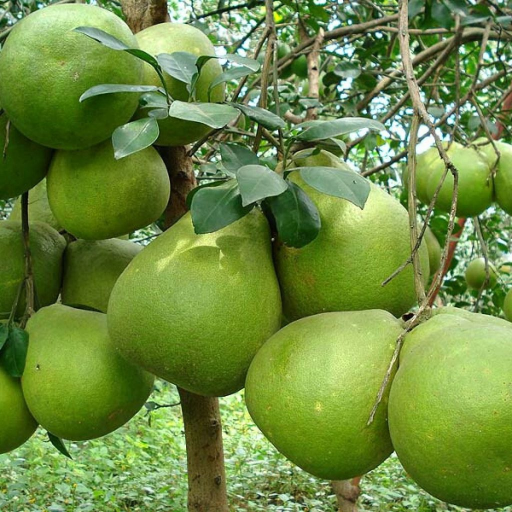
#> input picture test/buoi.jpg, 1024 x 1024 px (shown at 1/2 size)
$ python -i Chapter03.py   (imports and definitions only)   (older library calls are emulated)
#> lines starting #> are read from the running program, lines starting #| are printed output that depends on the picture
#> further down, picture is the input picture: shape (1024, 1024, 3); mean B, G, R 66.1, 138.2, 109.8
import numpy as np
import cv2

L = 256


# [125 lines left out: functions Negative, NegativeColor, Logarit, Power, PiecewiseLinear, Histogram and 1 more, not called in this run]


def HistEqualColor(imgin):
    # opencv: BGR
    # pillow: RGB
    b = imgin[:, :, 0]
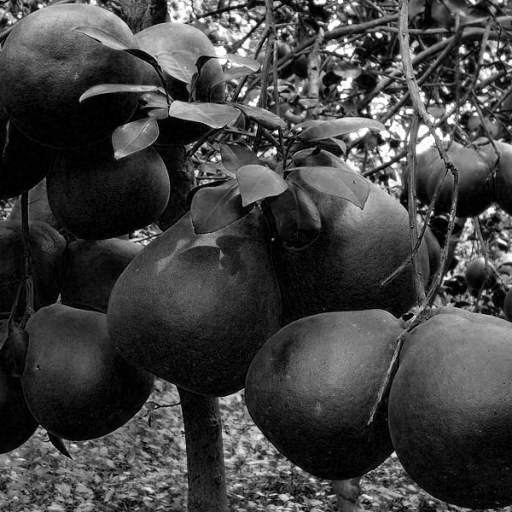
#> b: shape (1024, 1024) (shown at 1/2 size); min 0, max 255, mean 66.1
    g = imgin[:, :, 1]
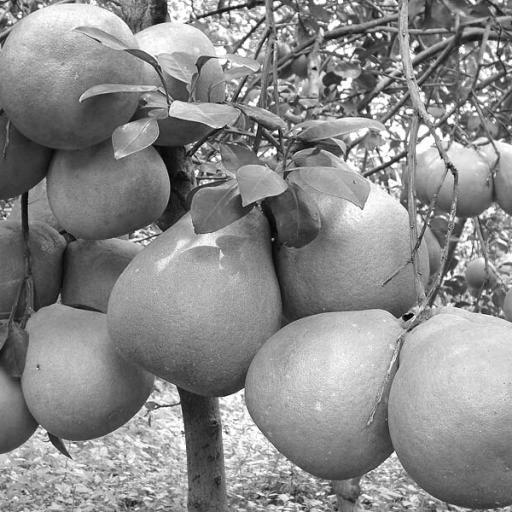
#> g: shape (1024, 1024) (shown at 1/2 size); min 0, max 255, mean 138.2
    r = imgin[:, :, 2]
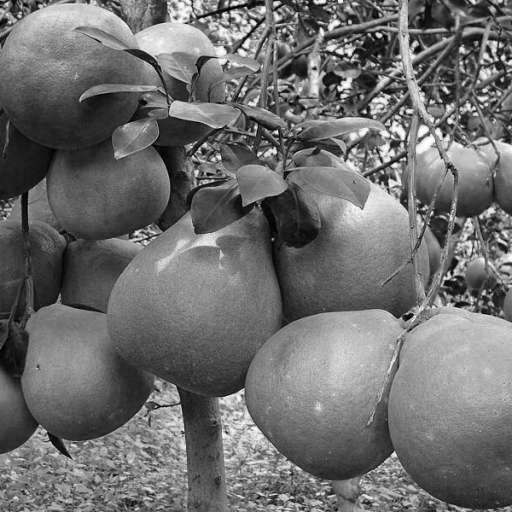
#> r: shape (1024, 1024) (shown at 1/2 size); min 0, max 255, mean 109.8

    b = cv2.equalizeHist(b)
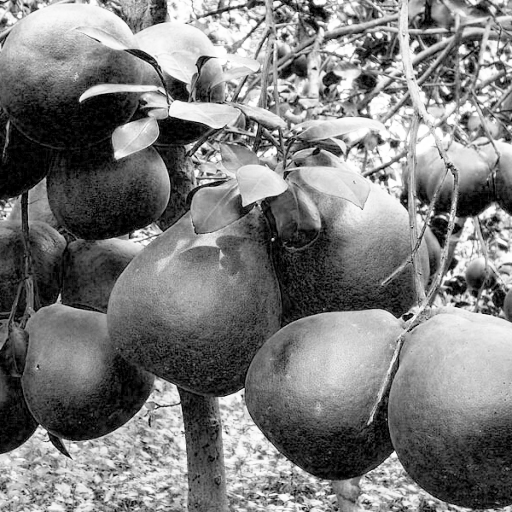
#> b: shape (1024, 1024) (shown at 1/2 size); min 0, max 255, mean 123.9
    g = cv2.equalizeHist(g)
    r = cv2.equalizeHist(r)
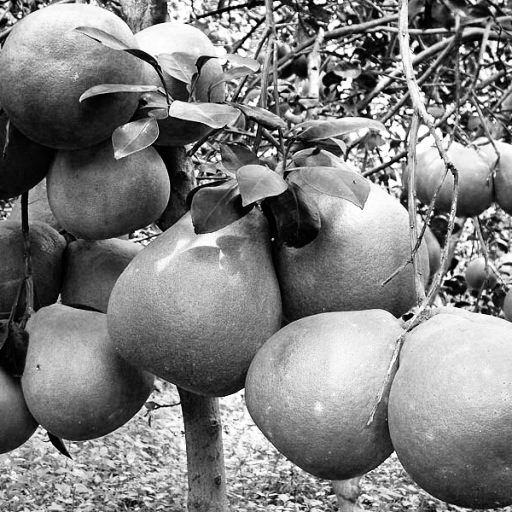
#> r: shape (1024, 1024) (shown at 1/2 size); min 0, max 255, mean 128.1

    imgout = imgin.copy()

    imgout[:, :, 0] = b
    imgout[:, :, 1] = g
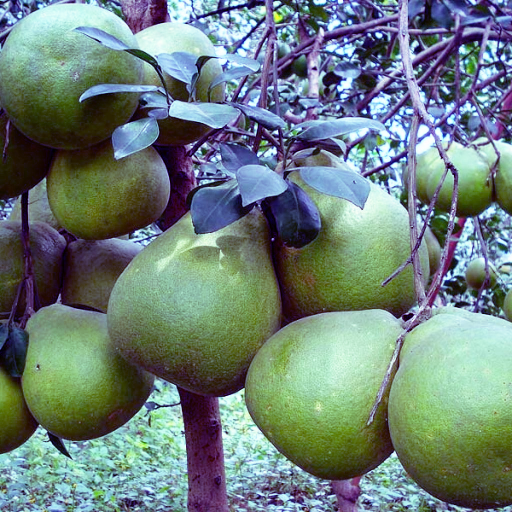
#> imgout: shape (1024, 1024, 3) (shown at 1/2 size); mean B, G, R 123.9, 128.1, 109.8
    imgout[:, :, 2] = r
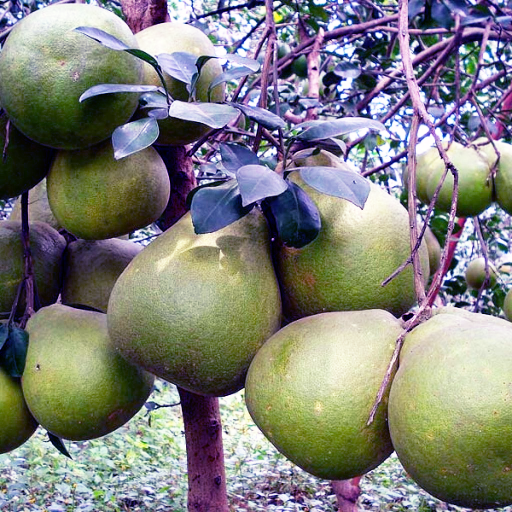
#> imgout: shape (1024, 1024, 3) (shown at 1/2 size); mean B, G, R 123.9, 128.1, 128.1

    return imgout


# [50 lines left out: functions LocalHist, HistStat, not called in this run]


def BoxFilter(imgin):
    imgout = cv2.boxFilter(imgin, cv2.CV_8UC1, (21, 21))
    return imgout


def LowpassGauss(imgin):
    imgout = cv2.GaussianBlur(imgin, (43, 43), 7.0)
    return imgout


def MedianFilter(imgin):
    imgout = cv2.medianBlur(imgin, 5)
    return imgout


# [43 lines left out: functions Sharpen, create_gauss_filter, SharpeningMask, Gradient, not called in this run]

>>> import cv2
>>> picture = cv2.imread('../test/buoi.jpg')
>>> result = HistEqualColor(picture)

$ run again, on test/capybara.jpg
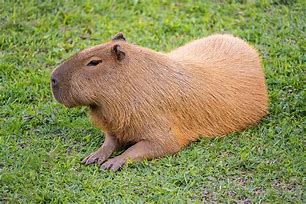
#> input picture test/capybara.jpg, 306 x 204 px
#> picture is the input picture: shape (204, 306, 3); mean B, G, R 87.9, 142.7, 141.4
#> in HistEqualColor, `r = cv2.equalizeHist(r)`:
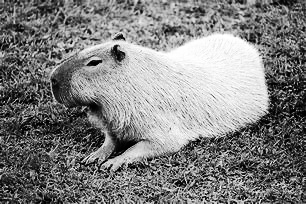
#> r: shape (204, 306); min 0, max 255, mean 128.2
#> in HistEqualColor, `imgout[:, :, 2] = r`:
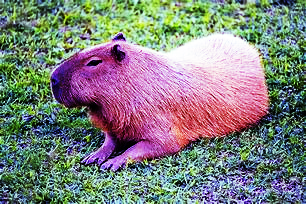
#> imgout: shape (204, 306, 3); mean B, G, R 126.7, 128.6, 128.2

$ run again, on test/kangaroo.jpg
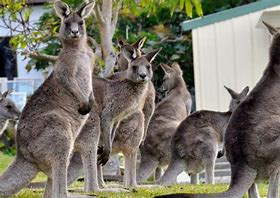
#> input picture test/kangaroo.jpg, 280 x 198 px
#> picture is the input picture: shape (198, 280, 3); mean B, G, R 105.8, 117.7, 121.2
#> in HistEqualColor, `r = cv2.equalizeHist(r)`:
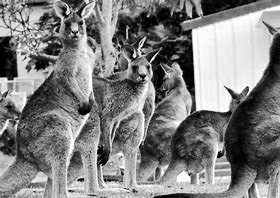
#> r: shape (198, 280); min 0, max 255, mean 127.7
#> in HistEqualColor, `imgout[:, :, 2] = r`:
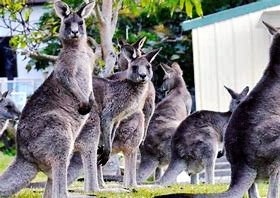
#> imgout: shape (198, 280, 3); mean B, G, R 126.5, 127.7, 127.7
